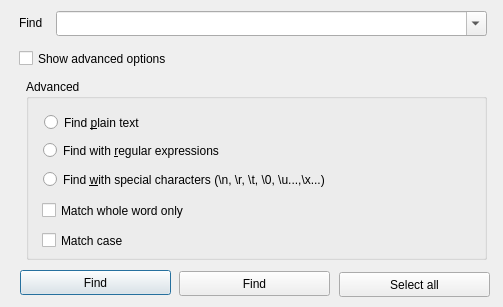
<?xml version="1.0" encoding="UTF-8"?>
<ui version="4.0">
 <class>FindDialog</class>
 <widget class="QDialog" name="FindDialog">
  <property name="geometry">
   <rect>
    <x>0</x>
    <y>0</y>
    <width>503</width>
    <height>307</height>
   </rect>
  </property>
  <property name="windowTitle">
   <string>Find</string>
  </property>
  <widget class="QComboBox" name="findLineEdit">
   <property name="geometry">
    <rect>
     <x>56</x>
     <y>11</y>
     <width>431</width>
     <height>25</height>
    </rect>
   </property>
   <property name="editable">
    <bool>true</bool>
   </property>
   <property name="currentText">
    <string/>
   </property>
  </widget>
  <widget class="QPushButton" name="findNext">
   <property name="geometry">
    <rect>
     <x>20</x>
     <y>270</y>
     <width>151</width>
     <height>25</height>
    </rect>
   </property>
   <property name="text">
    <string>Find</string>
   </property>
   <property name="icon">
    <iconset theme="go-down"/>
   </property>
  </widget>
  <widget class="QPushButton" name="selectAll">
   <property name="geometry">
    <rect>
     <x>339</x>
     <y>272</y>
     <width>151</width>
     <height>25</height>
    </rect>
   </property>
   <property name="text">
    <string>Select all</string>
   </property>
  </widget>
  <widget class="QLabel" name="label">
   <property name="geometry">
    <rect>
     <x>19</x>
     <y>14</y>
     <width>31</width>
     <height>17</height>
    </rect>
   </property>
   <property name="text">
    <string>Find</string>
   </property>
  </widget>
  <widget class="QPushButton" name="findPrevious">
   <property name="geometry">
    <rect>
     <x>179</x>
     <y>271</y>
     <width>151</width>
     <height>25</height>
    </rect>
   </property>
   <property name="text">
    <string>Find</string>
   </property>
   <property name="icon">
    <iconset theme="go-up"/>
   </property>
  </widget>
  <widget class="QCheckBox" name="advancedOptions">
   <property name="geometry">
    <rect>
     <x>19</x>
     <y>47</y>
     <width>171</width>
     <height>23</height>
    </rect>
   </property>
   <property name="text">
    <string>Show advanced options</string>
   </property>
  </widget>
  <widget class="QGroupBox" name="groupBoxAdvanced">
   <property name="enabled">
    <bool>true</bool>
   </property>
   <property name="geometry">
    <rect>
     <x>26</x>
     <y>79</y>
     <width>461</width>
     <height>181</height>
    </rect>
   </property>
   <property name="title">
    <string>Advanced</string>
   </property>
   <widget class="QRadioButton" name="findPlainText">
    <property name="geometry">
     <rect>
      <x>18</x>
      <y>32</y>
      <width>121</width>
      <height>23</height>
     </rect>
    </property>
    <property name="text">
     <string>Find &amp;plain text</string>
    </property>
   </widget>
   <widget class="QRadioButton" name="findRegularExpression">
    <property name="geometry">
     <rect>
      <x>17</x>
      <y>60</y>
      <width>221</width>
      <height>23</height>
     </rect>
    </property>
    <property name="text">
     <string>Find with &amp;regular expressions</string>
    </property>
   </widget>
   <widget class="QRadioButton" name="findSpecialCharachters">
    <property name="geometry">
     <rect>
      <x>17</x>
      <y>89</y>
      <width>351</width>
      <height>23</height>
     </rect>
    </property>
    <property name="text">
     <string>Find &amp;with special characters (\n, \r, \t, \0, \u...,\x...)</string>
    </property>
   </widget>
   <widget class="QCheckBox" name="matchWholeWord">
    <property name="geometry">
     <rect>
      <x>16</x>
      <y>120</y>
      <width>171</width>
      <height>23</height>
     </rect>
    </property>
    <property name="text">
     <string>Match whole word only</string>
    </property>
   </widget>
   <widget class="QCheckBox" name="matchCase">
    <property name="geometry">
     <rect>
      <x>16</x>
      <y>150</y>
      <width>91</width>
      <height>23</height>
     </rect>
    </property>
    <property name="text">
     <string>Match case</string>
    </property>
   </widget>
  </widget>
 </widget>
 <resources/>
 <connections/>
</ui>
